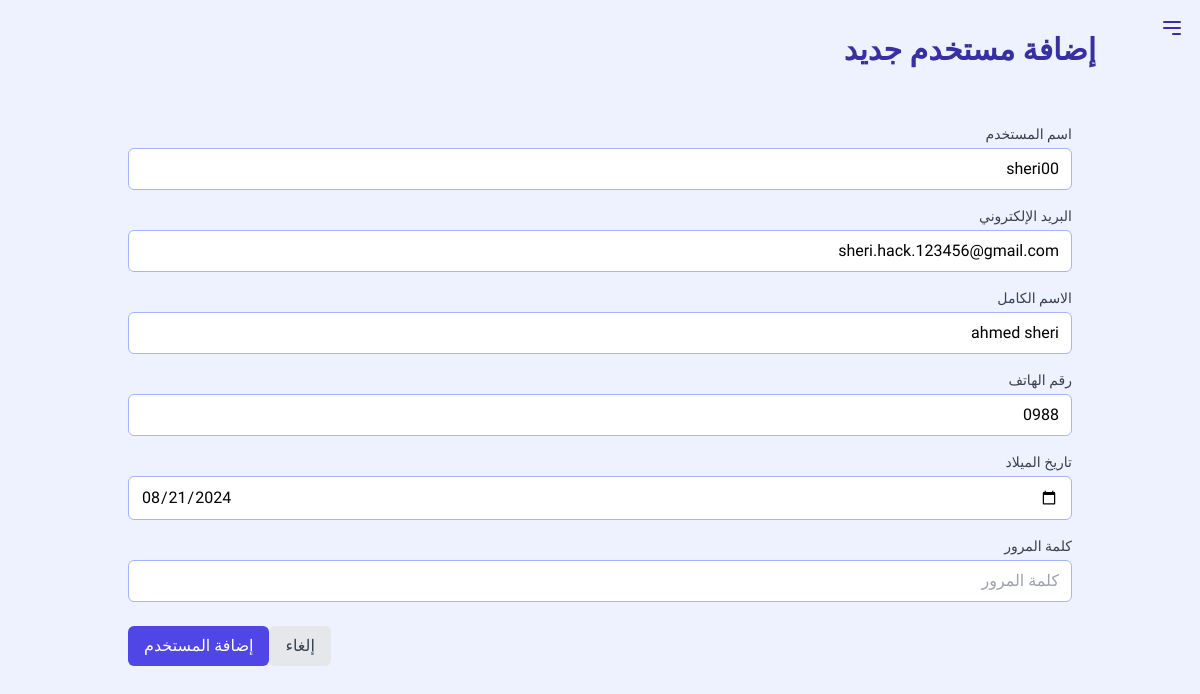
Before: /club_dashboard/editStudent/5 (signed in) with the older database file.
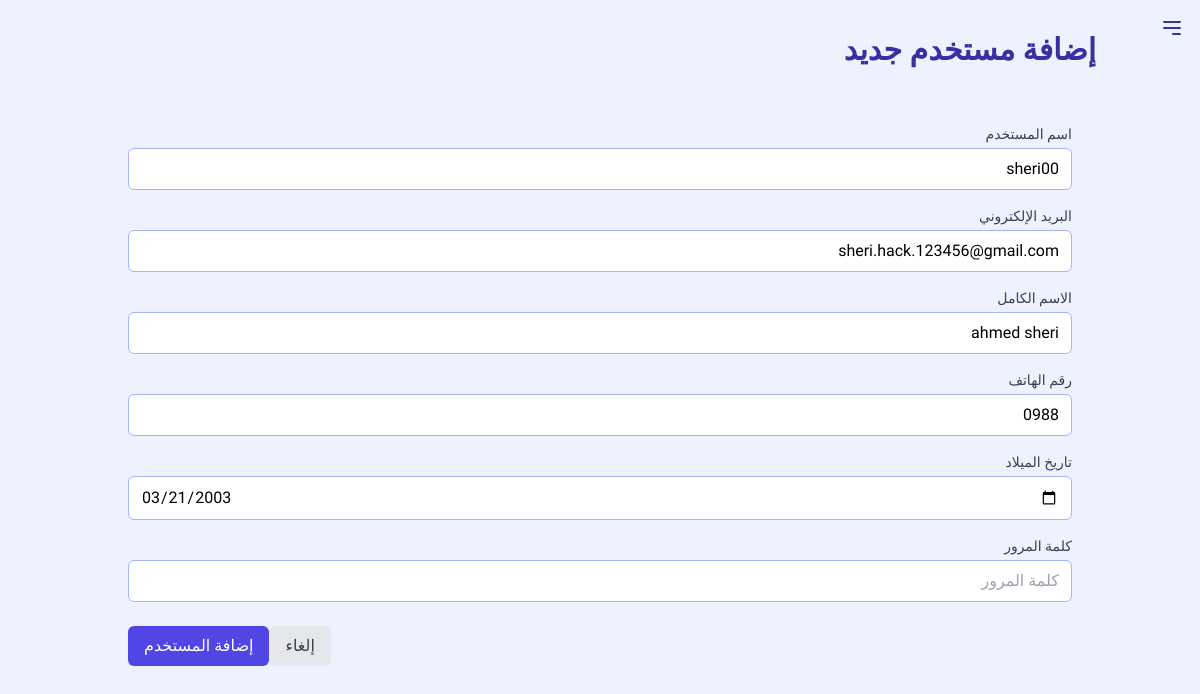
After: the same page with the newer database file.
### accounts/models.py (models this page shows, shortened)
class StudentProfile(models.Model):
    full_name = models.CharField(max_length=50)
    phone = models.CharField(max_length=50)
    birthday = models.DateField()
    has_subscription = models.BooleanField(default=False)
    subscription_start_date = models.DateTimeField(null=True, blank=True)
    subscription_end_date = models.DateTimeField(null=True, blank=True)
    about = models.TextField(null=True)
    club = models.ForeignKey('ClubsModel', on_delete=models.SET_NULL, null=True)
    creation_date = models.DateTimeField(auto_now_add=True)

### club_dashboard/views.py (the view, shortened to what this page needs)
# urls.py: path('editStudent/<int:id>', views.editStudent, name="editStudent"),
def editStudent(request, id):
    student_profile = StudentProfile.objects.get(id=id)
    form = StudentProfileForm(instance=student_profile)
    student = User.objects.get(userprofile__student_profile=student_profile)
    username = student.username
    email = student.email
    return render(request, 'club_dashboard/students/editStudent.html', {'student':student, 'form':form, 'email':email, 'username':username})

### club_dashboard/forms.py
class StudentProfileForm(forms.ModelForm):
    class Meta:
        model = StudentProfile
        fields = ['full_name', 'phone', 'birthday']
        widgets = {
            'full_name': forms.TextInput(attrs={'placeholder':'اسم الكامل', 'class':'w-full px-3 py-2 border border-indigo-300 rounded-md focus:outline-none focus:ring-2 focus:ring-indigo-500'}),
            'phone': forms.TextInput(attrs={'placeholder':'رقم الهاتف', 'class':'w-full px-3 py-2 border border-indigo-300 rounded-md focus:outline-none focus:ring-2 focus:ring-indigo-500'}),
            'birthday': forms.DateInput(attrs={'type':'date', 'placeholder':'تاريخ الميلاد', 'class':'w-full px-3 py-2 border border-indigo-300 rounded-md focus:outline-none focus:ring-2 focus:ring-indigo-500'}),
        }

### messenger/templatetags/messenger_tags.py (called while the page is built)
@register.simple_tag
@stringfilter
def get_user_club(user_id):
    user = User.objects.get(id=user_id)
    club = getUserClub(user)
    return club

### templates/club_dashboard/students/editStudent.html (shortened to what this page needs)
{% extends 'base_club_dashboard.html' %} {% block content %}
<div class="bg-indigo-50 min-h-screen xl:pr-[20%]">
  <section class="container mx-auto px-4 pt-8">
    <h1 class="text-3xl font-bold text-indigo-800 mb-8">إضافة مستخدم جديد</h1>
    <form method="post" class="w-full p-6">
      <div class="mb-4">
        <label
          for="username"
          class="block text-sm font-medium text-gray-700 mb-1"
          >اسم المستخدم</label
        >
        <input
          type="text"
          id="username"
          name="username"
          required
          value="{{username}}"
          placeholder="اسم المستخدم"
          class="w-full px-3 py-2 border border-indigo-300 rounded-md focus:outline-none focus:ring-2 focus:ring-indigo-500"
        />
      </div>
      <div class="mb-4">
        <label for="email" class="block text-sm font-medium text-gray-700 mb-1"
          >البريد الإلكتروني</label
        >
        <input
          type="email"
          id="email"
          name="email"
          required
          value="{{email}}"
          placeholder="البريد الإلكتروني"
          class="w-full px-3 py-2 border border-indigo-300 rounded-md focus:outline-none focus:ring-2 focus:ring-indigo-500"
        />
      </div>
      <div class="mb-4">
        <label
          for="full_name"
          class="block text-sm font-medium text-gray-700 mb-1"
          >الاسم الكامل</label
        >
        {{form.full_name}}
      </div>
      <div class="mb-4">
        <label for="phone" class="block text-sm font-medium text-gray-700 mb-1"
          >رقم الهاتف</label
        >
        {{form.phone}}
      </div>
      <div class="mb-4">
        <label
          for="birthday"
          class="block text-sm font-medium text-gray-700 mb-1"
          >تاريخ الميلاد</label
        >
        {{form.birthday}}
      </div>
      <div class="mb-6">
        <label
          for="password"
          class="block text-sm font-medium text-gray-700 mb-1"
          >كلمة المرور</label
        >
        <input
          type="password"
          id="password"
          name="password"
          placeholder="كلمة المرور"
          class="w-full px-3 py-2 border border-indigo-300 rounded-md focus:outline-none focus:ring-2 focus:ring-indigo-500"
        />
      </div>
      <div class="flex items-center justify-end">
        <a
          href="{% url 'viewStudents' %}"
          class="px-4 py-2 bg-gray-200 text-gray-700 rounded-md hover:bg-gray-300 mr-4"
          >إلغاء</a
        >
        <button
          type="submit"
          class="px-4 py-2 bg-indigo-600 text-white rounded-md hover:bg-indigo-700"
        >
          إضافة المستخدم
        </button>
      </div>
    </form>
  </section>
</div>
{% endblock %}

Changed rows visible on the page:
changed StudentProfile "ahmed sheri": birthday "08/21/2024" → "03/21/2003"
